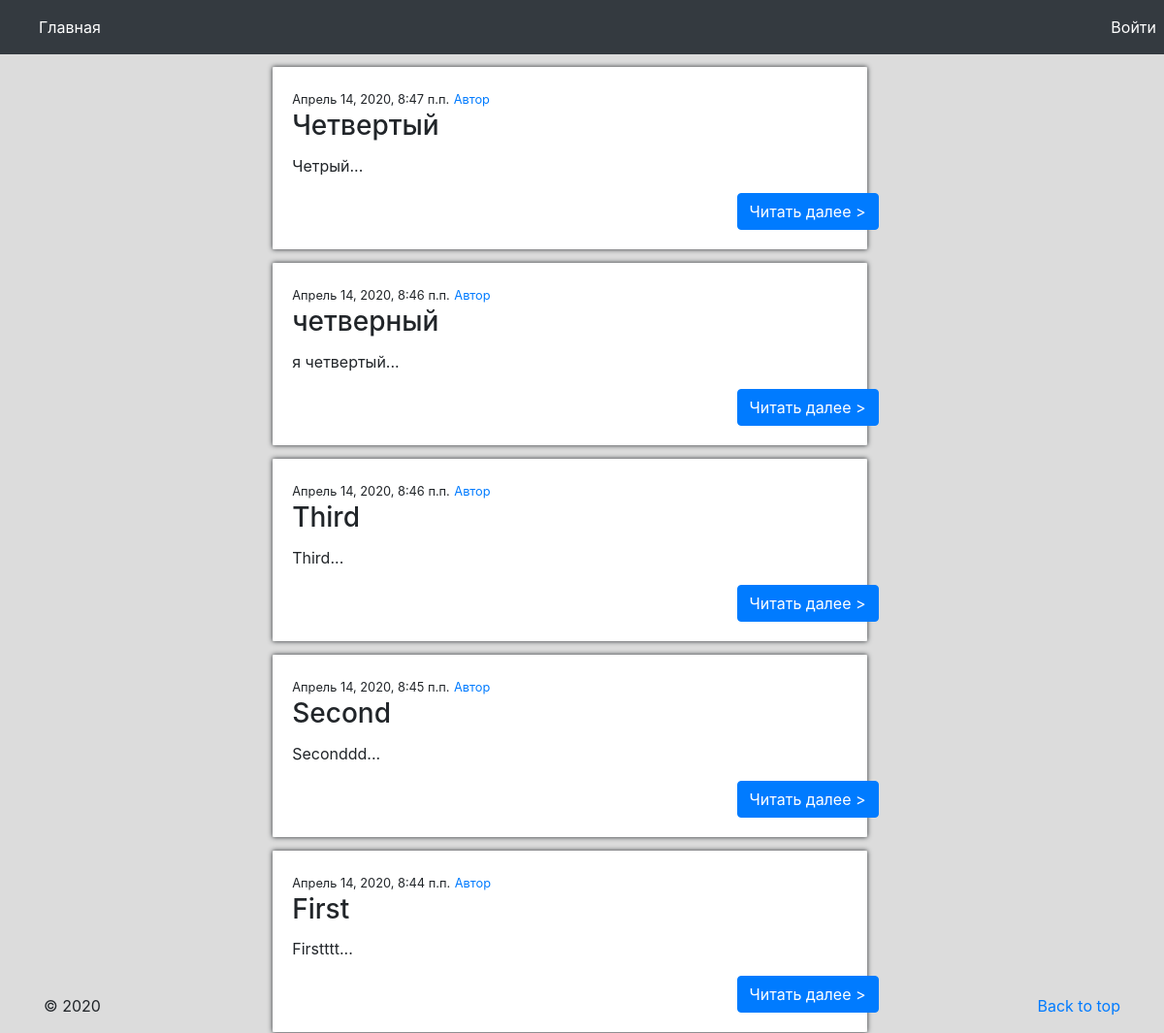
Before: / with the older database file.
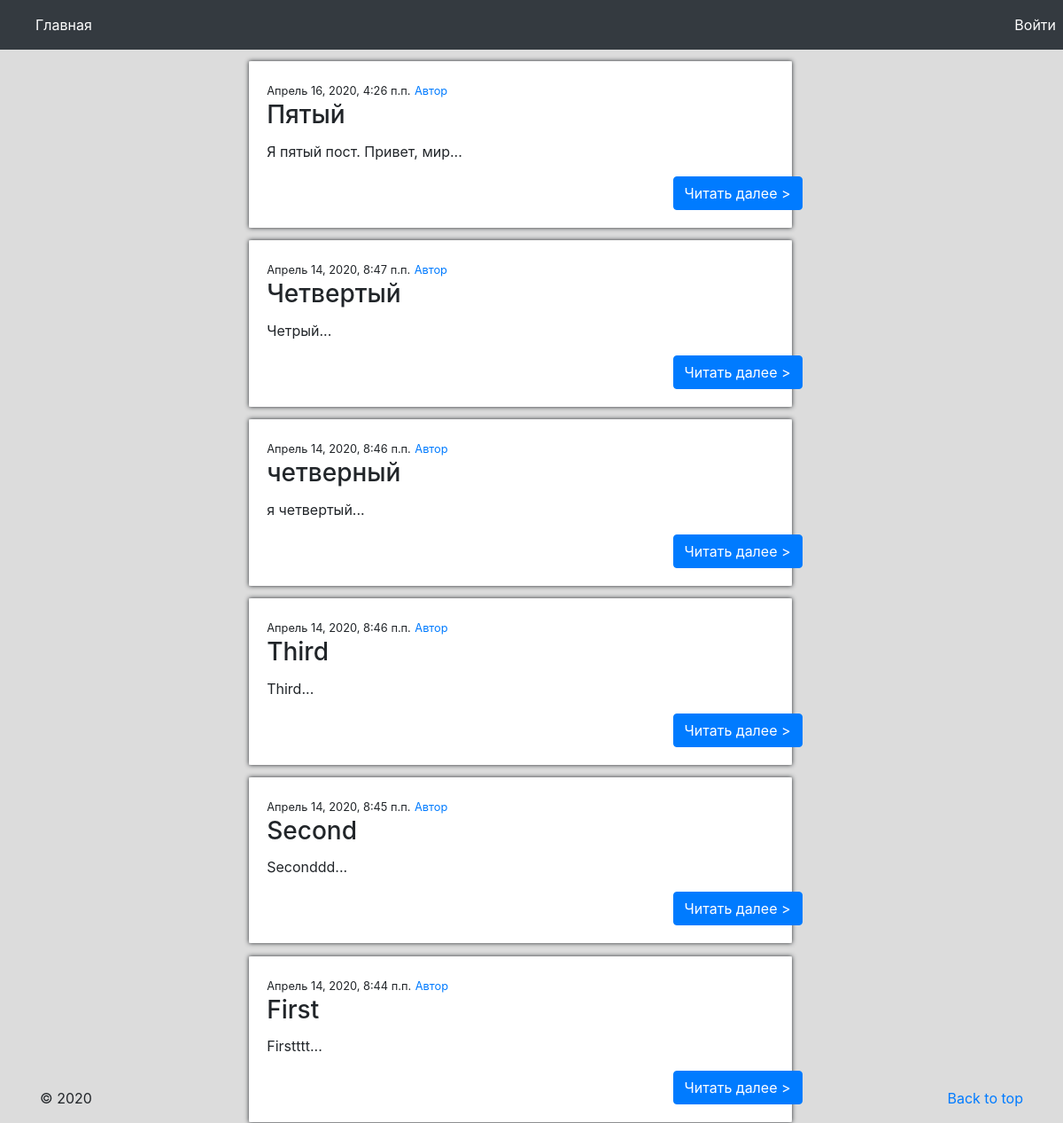
After: the same page with the newer database file.
### records/models.py (models this page shows)
class Post(models.Model):
    profile_id = models.ForeignKey(Profile, on_delete=models.CASCADE)
    title = models.CharField(max_length=100)
    text = models.TextField(max_length=2000)
    author = models.CharField(max_length=20)
    theme = models.CharField(max_length=30)
    pub_date = models.DateTimeField('Date published')
    likes = models.IntegerField(default=0)

### records/views.py (the view)
# urls.py: path('', views.main, name="main"),
def main(request):
    author = Profile.objects.all()
    posts_list = Post.objects.all()
    posts = []
    for p in posts_list:
        posts.append(Post.objects.get(pk=len(posts_list)-p.id+1))
    s_list = []
    for p in posts_list:
        a = Post.objects.get(pk=len(posts_list)-p.id+1)
        s = a.text
        s = s[:444] + '...'
        s_list.append(s)
    data = zip(posts, s_list)
    context = {'data': data, 'author': author, 'posts_list': posts_list}
    return render(request, 'records/main.html', context)

### records/templates/records/main.html
{% extends "records/base.html" %}
{% block content %}
{% if posts_list %}
    {% for post, s_list in data %}
        <div class="row">
            <div class="card" style="width: 50%; margin-left: 24%; margin-top: 1%">
              <div class="card-body" style="box-shadow: 0 0 5px;">
                  <small>{{ post.pub_date }}</small>
                  <small><a href="{% url 'author' post.profile_id.id%}">Автор</a></small>
                <h3 class="card-title">{{ post.title }}</h3>
                <p class="card-text">{{ s_list }}</p>
                <a href="{% url 'post' post.id %}" class="btn btn-primary" style="margin-left: 80%">Читать далее ></a>
              </div>
          </div>
        </div>
    {% endfor %}
{% else %}
            <div class="card" style="width: 50%; margin-left: 24%; margin-top: 1%">
              <div class="card-body" style="box-shadow: 0 0 5px;">
                <h3 class="card-title">No posts are available.</h3>
              </div>
          </div>
{% endif %}
{% endblock %}

### records/templates/records/base.html (shortened to what this page needs)
<!DOCTYPE html>
<html lang="ru">
    <head>
        <link rel="stylesheet" href="https://stackpath.bootstrapcdn.com/bootstrap/4.4.1/css/bootstrap.min.css"
>
        <link rel="stylesheet" href="https://maxcdn.bootstrapcdn.com/bootstrap/4.0.0-alpha.4/css/bootstrap.min.css"/>
		<link rel="stylesheet" href="https://stackpath.bootstrapcdn.com/bootstrap/4.1.1/css/bootstrap.min.css"
>
        <link rel="stylesheet" href="https://ajax.googleapis.com/ajax/libs/jqueryui/1.12.1/themes/smoothness/jquery-ui.css">
    </head>
    <body style="overflow-x: hidden; background: gainsboro">
        <header>
            <nav class="navbar navbar-expand-lg navbar-dark bg-dark">
              <div class="collapse navbar-collapse" id="navbarNavDropdown">
                <ul class="navbar-nav">
                  <li class="nav-item active">
                    <a class="nav-link" href="/">Главная <span class="sr-only">(current)</span></a>
                  </li>
                    {% if request.user.is_authenticated %}
                  <li class="nav-item">
                    <a class="nav-link" href="{% url 'new_post' %}">Добавить запись</a>
                  </li>
                    </ul>
                        <div class="dropdown" style="position:absolute; right: 3%">
                          <button class="btn btn-secondary dropdown-toggle bg-dark" type="button"
                                  id="dropdownMenuButton" data-toggle="dropdown" aria-haspopup="true" aria-expanded="false">
                            {{ request.user.username }}
                          </button>
                          <div class="dropdown-menu" aria-labelledby="dropdownMenuButton">
                            <a class="dropdown-item" href="{% url 'author' request.user.id %}">Профиль</a>
                            <a class="dropdown-item" href="/logout">Выйти</a>
                          </div>
                        </div>
                    {% else %}
                        <li class="nav-item" style="position:absolute;right:0">
                            <a class="nav-link" href="/login" style="color: white">Войти</a>
                        </li>
                    {% endif %}
              </div>
            </nav>
        </header>
            {% block content %}{% endblock %}
        <footer class="container fixed-bottom" id="footer">
            <p class="float-right"><a href="#">Back to top</a></p>
            <p>&copy; 2020 </p>
        </footer>
    </body>
</html>

### records/templates/records/base.html (style rules this page uses)
#footer { position: fixed; left: 0; bottom: 0; width: 100% text-align:center; }

Changed rows visible on the page:
added Post: pub_date "Апрель 16, 2020, 4:26 п.п.", title "Пятый", s_list "Я пятый пост. Привет, мир..."
